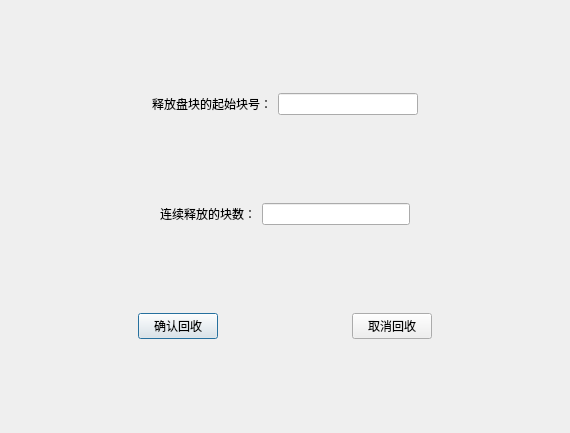
<?xml version="1.0" encoding="UTF-8"?>
<ui version="4.0">
 <class>ReleaseDialog</class>
 <widget class="QDialog" name="ReleaseDialog">
  <property name="geometry">
   <rect>
    <x>0</x>
    <y>0</y>
    <width>570</width>
    <height>433</height>
   </rect>
  </property>
  <property name="windowTitle">
   <string>磁盘回收操作</string>
  </property>
  <layout class="QVBoxLayout" name="verticalLayout">
   <item>
    <layout class="QHBoxLayout" name="horizontalLayout_3">
     <item>
      <spacer name="horizontalSpacer_6">
       <property name="orientation">
        <enum>Qt::Horizontal</enum>
       </property>
       <property name="sizeHint" stdset="0">
        <size>
         <width>40</width>
         <height>20</height>
        </size>
       </property>
      </spacer>
     </item>
     <item>
      <widget class="QLabel" name="label">
       <property name="text">
        <string>释放盘块的起始块号：</string>
       </property>
      </widget>
     </item>
     <item>
      <widget class="QLineEdit" name="lineEdit"/>
     </item>
     <item>
      <spacer name="horizontalSpacer_7">
       <property name="orientation">
        <enum>Qt::Horizontal</enum>
       </property>
       <property name="sizeHint" stdset="0">
        <size>
         <width>40</width>
         <height>20</height>
        </size>
       </property>
      </spacer>
     </item>
    </layout>
   </item>
   <item>
    <layout class="QHBoxLayout" name="horizontalLayout_2">
     <item>
      <spacer name="horizontalSpacer_5">
       <property name="orientation">
        <enum>Qt::Horizontal</enum>
       </property>
       <property name="sizeHint" stdset="0">
        <size>
         <width>40</width>
         <height>20</height>
        </size>
       </property>
      </spacer>
     </item>
     <item>
      <widget class="QLabel" name="label_2">
       <property name="text">
        <string>连续释放的块数：</string>
       </property>
      </widget>
     </item>
     <item>
      <widget class="QLineEdit" name="lineEdit_2"/>
     </item>
     <item>
      <spacer name="horizontalSpacer_4">
       <property name="orientation">
        <enum>Qt::Horizontal</enum>
       </property>
       <property name="sizeHint" stdset="0">
        <size>
         <width>40</width>
         <height>20</height>
        </size>
       </property>
      </spacer>
     </item>
    </layout>
   </item>
   <item>
    <layout class="QHBoxLayout" name="horizontalLayout">
     <item>
      <spacer name="horizontalSpacer">
       <property name="orientation">
        <enum>Qt::Horizontal</enum>
       </property>
       <property name="sizeHint" stdset="0">
        <size>
         <width>40</width>
         <height>20</height>
        </size>
       </property>
      </spacer>
     </item>
     <item>
      <widget class="QPushButton" name="confirmButton">
       <property name="text">
        <string>确认回收</string>
       </property>
      </widget>
     </item>
     <item>
      <spacer name="horizontalSpacer_2">
       <property name="orientation">
        <enum>Qt::Horizontal</enum>
       </property>
       <property name="sizeHint" stdset="0">
        <size>
         <width>40</width>
         <height>20</height>
        </size>
       </property>
      </spacer>
     </item>
     <item>
      <widget class="QPushButton" name="cancelButton">
       <property name="text">
        <string>取消回收</string>
       </property>
      </widget>
     </item>
     <item>
      <spacer name="horizontalSpacer_3">
       <property name="orientation">
        <enum>Qt::Horizontal</enum>
       </property>
       <property name="sizeHint" stdset="0">
        <size>
         <width>40</width>
         <height>20</height>
        </size>
       </property>
      </spacer>
     </item>
    </layout>
   </item>
  </layout>
 </widget>
 <resources/>
 <connections/>
</ui>
